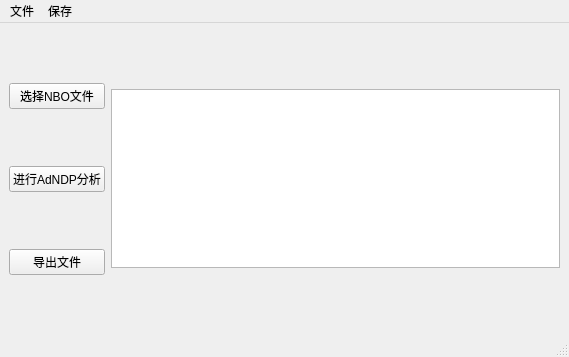
<?xml version="1.0" encoding="UTF-8"?>
<ui version="4.0">
 <class>MainWindow</class>
 <widget class="QMainWindow" name="MainWindow">
  <property name="geometry">
   <rect>
    <x>0</x>
    <y>0</y>
    <width>569</width>
    <height>357</height>
   </rect>
  </property>
  <property name="windowTitle">
   <string>AdNDP</string>
  </property>
  <widget class="QWidget" name="centralwidget">
   <property name="minimumSize">
    <size>
     <width>546</width>
     <height>291</height>
    </size>
   </property>
   <layout class="QHBoxLayout" name="horizontalLayout">
    <item>
     <layout class="QVBoxLayout" name="verticalLayout">
      <property name="sizeConstraint">
       <enum>QLayout::SetNoConstraint</enum>
      </property>
      <item>
       <widget class="QPushButton" name="readInitFile_btn">
        <property name="text">
         <string>选择NBO文件</string>
        </property>
       </widget>
      </item>
      <item>
       <widget class="QPushButton" name="analysis_btn">
        <property name="text">
         <string>进行AdNDP分析</string>
        </property>
       </widget>
      </item>
      <item>
       <widget class="QPushButton" name="exportFile_btn">
        <property name="text">
         <string>导出文件</string>
        </property>
       </widget>
      </item>
     </layout>
    </item>
    <item>
     <widget class="QTextEdit" name="output_td">
      <property name="maximumSize">
       <size>
        <width>460</width>
        <height>179</height>
       </size>
      </property>
     </widget>
    </item>
   </layout>
  </widget>
  <widget class="QMenuBar" name="menubar">
   <property name="geometry">
    <rect>
     <x>0</x>
     <y>0</y>
     <width>569</width>
     <height>18</height>
    </rect>
   </property>
   <widget class="QMenu" name="menu">
    <property name="title">
     <string>文件</string>
    </property>
   </widget>
   <widget class="QMenu" name="menu_2">
    <property name="title">
     <string>保存</string>
    </property>
   </widget>
   <addaction name="menu"/>
   <addaction name="menu_2"/>
  </widget>
  <widget class="QStatusBar" name="statusbar"/>
 </widget>
 <resources/>
 <connections>
  <connection>
   <sender>readInitFile_btn</sender>
   <signal>pressed()</signal>
   <receiver>MainWindow</receiver>
   <slot>readInitFile()</slot>
   <hints>
    <hint type="sourcelabel">
     <x>22</x>
     <y>179</y>
    </hint>
    <hint type="destinationlabel">
     <x>0</x>
     <y>105</y>
    </hint>
   </hints>
  </connection>
  <connection>
   <sender>analysis_btn</sender>
   <signal>pressed()</signal>
   <receiver>MainWindow</receiver>
   <slot>analysis()</slot>
   <hints>
    <hint type="sourcelabel">
     <x>22</x>
     <y>93</y>
    </hint>
    <hint type="destinationlabel">
     <x>0</x>
     <y>154</y>
    </hint>
   </hints>
  </connection>
  <connection>
   <sender>exportFile_btn</sender>
   <signal>pressed()</signal>
   <receiver>MainWindow</receiver>
   <slot>exportOutputFile()</slot>
   <hints>
    <hint type="sourcelabel">
     <x>25</x>
     <y>260</y>
    </hint>
    <hint type="destinationlabel">
     <x>0</x>
     <y>230</y>
    </hint>
   </hints>
  </connection>
 </connections>
 <slots>
  <slot>readInitFile()</slot>
  <slot>analysis()</slot>
  <slot>exportOutputFile()</slot>
 </slots>
</ui>
